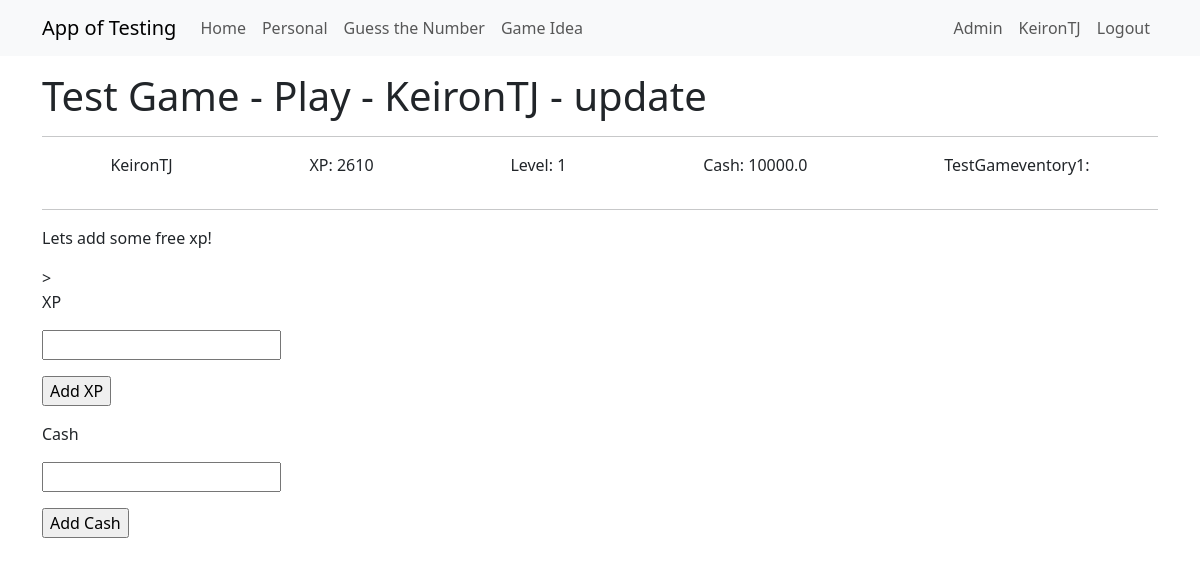
The page /tgplay/5 (signed in) on the database as committed earlier.
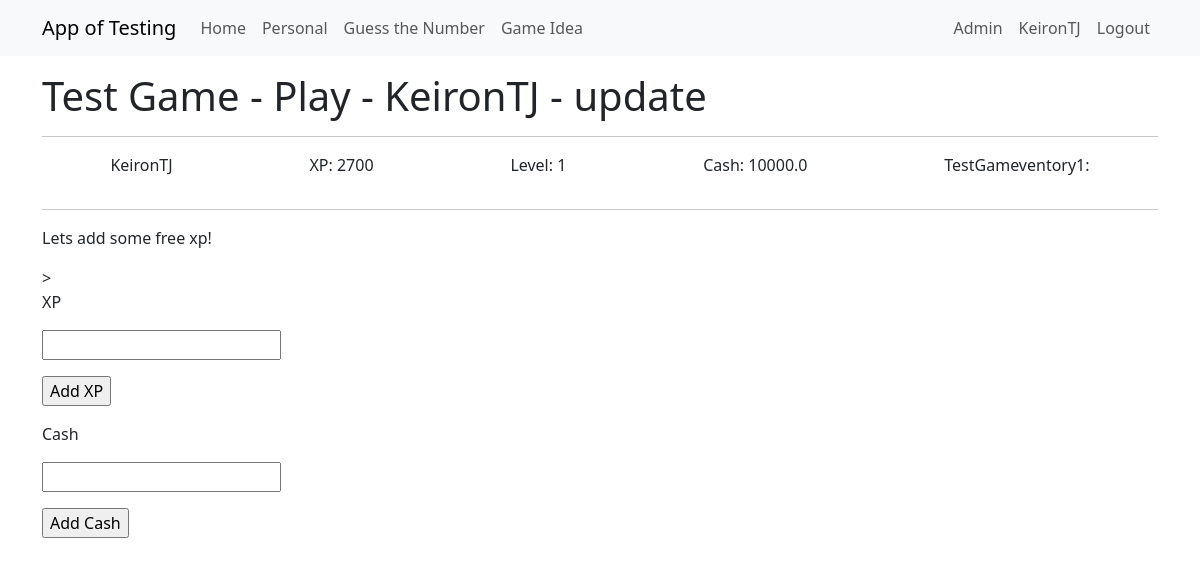
The same page on the database as committed later.
### app/models.py (models this page shows)
class TestGame(db.Model):
    __tablename__ = 'test_game'
    id = db.Column(db.Integer, primary_key=True)
    user_id = db.Column(db.Integer, db.ForeignKey("user.id"))
    game_name = db.Column(db.String(64))
    game_exists = db.Column(db.Boolean, default=False)
    entry_date = db.Column(db.DateTime, default=datetime.now(timezone.utc))
    xp = db.Column(db.Integer, default=0)
    level = db.Column(db.Integer, default=1)
    cash = db.Column(db.Float, default=5000)
    user = db.relationship("User", backref="test_games")
    inventory = db.relationship("TestGameInventory", back_populates="test_game")
    items = db.relationship("TestGameItem", backref="test_game")

### app/testgame/routes.py (the view)
@bp.route('/tgplay/<game_id>', methods=['GET', 'POST'])
@login_required
def tg_play(game_id):
    if not current_user.is_admin() and current_user.activetestgame != int(game_id):
        return redirect(url_for('admin.not_admin'))
    addxpform = AddXPForm()
    addcashform = AddCashForm()
    game = TestGame.query.filter_by(id=game_id).first()
    if request.method == 'POST' and addxpform.addxp_button.data:
        xp = addxpform.xp.data
        service = GameService(user_id=current_user.id, test_game_id=game_id)
        service.add_xp(xp)
        db.session.commit()
        flash(f'{xp} XP added to {game.game_name}')
    if request.method == 'POST' and addcashform.addcash_button.data:
        cash = addcashform.cash.data
        service = GameService(user_id=current_user.id, test_game_id=game_id)
        service.add_cash(cash)
        db.session.commit()
        flash(f'{cash} cash added to {game.game_name}')
    return render_template("testgame/tg_play.html",
                           title='Test Game - Play',
                           game=game,
                           addxpform=addxpform,
                           addcashform=addcashform,
                           )

### app/testgame/forms.py
class AddXPForm(FlaskForm):
    xp = IntegerField('XP', validators=[DataRequired()])
    addxp_button = SubmitField('Add XP')

class AddCashForm(FlaskForm):
    cash = IntegerField('Cash', validators=[DataRequired()])
    addcash_button = SubmitField('Add Cash')

### app/models.py (called while the page is built)
@login.user_loader
def load_user(id):
    return db.session.get(User, int(id))

    def is_admin(self):
        return 'admin' in [role.name for role in self.role]

### app/templates/testgame/tg_play.html (shortened to what this page needs)
{% extends "testgame/tg_base.html" %}
{% block content2 %}
<p>Lets add some free xp!</p>>
<form action="" method="post">
    <p>{{ addxpform.xp.label }}</p>
    <p>{{ addxpform.xp(size=1) }}</p>
    <p>{{ addxpform.addxp_button() }}</p>
</form>
<form action="" method="post">
    <p>{{ addcashform.cash.label }}</p>
    <p>{{ addcashform.cash(size=1) }}</p>
    <p>{{ addcashform.addcash_button() }}</p>
{% endblock content2 %}

### app/templates/testgame/tg_base.html
{% extends "base.html" %}
{% block content %}
<h1> {{ title }} - {{ game.user.username }} - {{ game.game_name }} </h1>
<hr>
<div style="display: flex; justify-content: space-around;">
    <p>{{game.user.username}}</p>
    <p>XP: {{ game.xp }}</p>
    <p>Level: {{ game.level }}</p>
    <p>Cash: {{ game.cash }}</p>
    <p>TestGameventory1: {{ game.testgameventory1 }}</p>
</div>
<hr>
{% block content2 %}  {% endblock content2 %}
{% endblock content %}

Rows that differ between the two databases and show on the page:
changed TestGame "update": xp "2610" → "2700"
